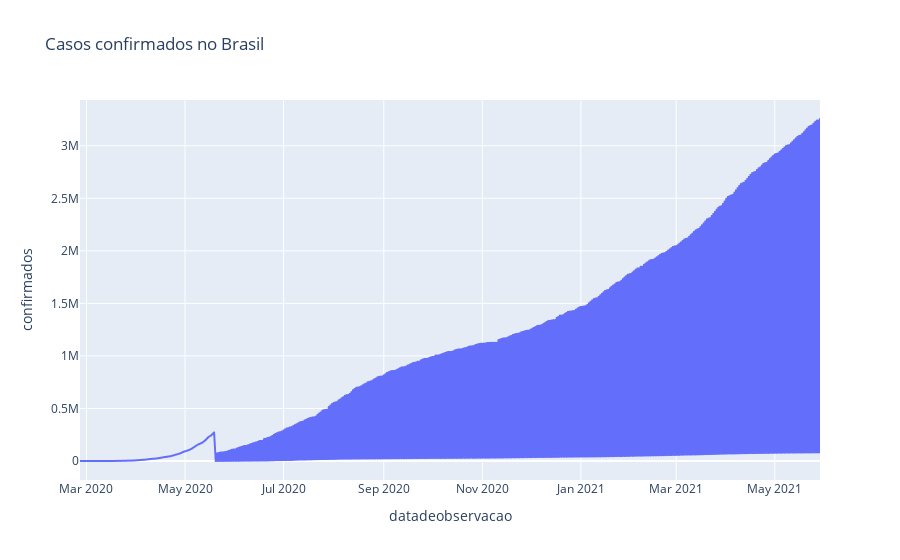

Notebook cell for this chart:
### Markdown cell above
## Visualização de casos confirmados

### Code cell
px.line(brasil, 'datadeobservacao', 'confirmados', title="Casos confirmados no Brasil")
#gera e exibe gráfico de cados confirmados

### Figure 1 — Plotly figure (JSON) as saved in the notebook; plotly's stock layout.template omitted (floating-point values rounded to 4 significant figures; data arrays with more than 128 entries replaced by an {"elided": "..."} marker saying what was removed)
{"data": [{"hovertemplate": "datadeobservacao=%{x}<br>confirmados=%{y}<extra></extra>", "legendgroup": "", "line": {"color": "#636efa", "dash": "solid"}, "marker": {"symbol": "circle"}, "mode": "lines", "name": "", "showlegend": false, "type": "scattergl", "x": {"elided": "10209 str values"}, "xaxis": "x", "y": {"elided": "10209 int values"}, "yaxis": "y"}], "layout": {"legend": {"tracegroupgap": 0}, "title": {"text": "Casos confirmados no Brasil"}, "xaxis": {"anchor": "y", "domain": [0, 1], "title": {"text": "datadeobservacao"}}, "yaxis": {"anchor": "x", "domain": [0, 1], "title": {"text": "confirmados"}}}}
